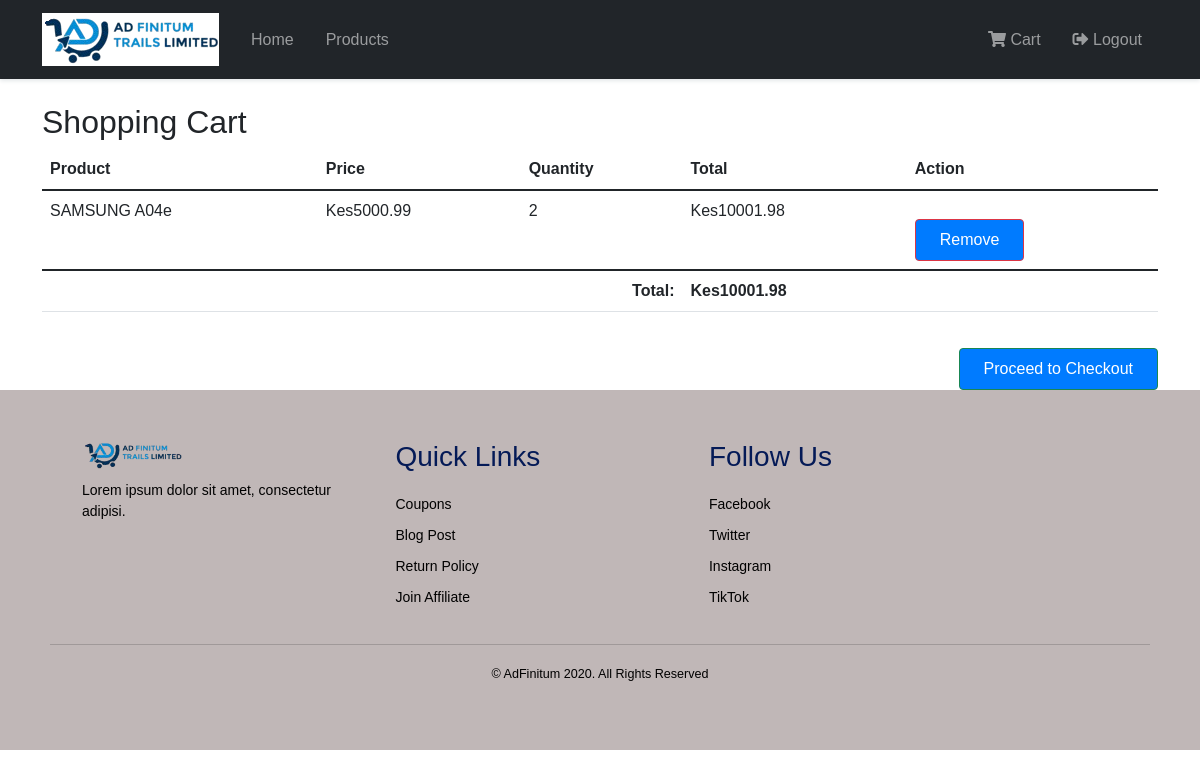
The app's page /cart/ (signed in) with its own data.
### shop/models.py (models this page shows, shortened)
class CartItem(models.Model):
    user = models.ForeignKey(User, on_delete=models.CASCADE)
    product = models.ForeignKey(Product, on_delete=models.CASCADE)
    quantity = models.IntegerField(default=1)
    created_at = models.DateTimeField(auto_now_add=True)
    def get_total(self):
        return self.product.price * self.quantity

class Product(models.Model):
    name = models.CharField(max_length=200)
    description = models.TextField()
    price = models.DecimalField(max_digits=10, decimal_places=2)
    image = models.ImageField(upload_to='products/')
    category = models.ForeignKey(Category, on_delete=models.SET_NULL, null=True, related_name='products')
    created_at = models.DateTimeField(auto_now_add=True)

### shop/views.py (the view)
# urls.py: path('cart/', views.cart, name='cart'),
@login_required
def cart(request):
    cart_items = CartItem.objects.filter(user=request.user)
    total = sum(item.get_total() for item in cart_items)
    return render(request, 'shop/cart.html', {'cart_items': cart_items, 'total': total})

### shop/templates/shop/cart.html (shortened to what this page needs)
{% extends 'shop/base.html' %}
{% block content %}
<h2>Shopping Cart</h2>
{% if cart_items %}
    <div class="table-responsive">
        <table class="table">
            <thead>
                <tr>
                    <th>Product</th>
                    <th>Price</th>
                    <th>Quantity</th>
                    <th>Total</th>
                    <th>Action</th>
                </tr>
            </thead>
            <tbody>
                {% for item in cart_items %}
                <tr>
                    <td>{{ item.product.name }}</td>
                    <td>Kes{{ item.product.price }}</td>
                    <td>{{ item.quantity }}</td>
                    <td>Kes{{ item.get_total }}</td>
                    <td>
                        <form method="post" action="{% url 'delete_from_cart' item.id %}">
                            <button type="submit" class="btn btn-danger btn-sm">Remove</button>
                        </form>
                    </td>
                </tr>
                {% endfor %}
            </tbody>
            <tfoot>
                <tr>
                    <td colspan="3" class="text-end"><strong>Total:</strong></td>
                    <td><strong>Kes{{ total }}</strong></td>
                    <td></td>
                </tr>
            </tfoot>
        </table>
    </div>
    <div class="text-end">
        <a href="{% url 'checkout' %}" class="btn btn-success">Proceed to Checkout</a>
    </div>
{% else %}
    <p>Your cart is empty.</p>
{% endif %}
{% endblock content %}

### static/css/styles.css (style rules this page uses)
body { font-family: Arial, sans-serif; margin: 0; padding: 0; }
.btn { display: inline-block; padding: 10px 20px; font-size: 1em; color: white; background-color: #007BFF; text-decoration: none; border-radius: 5px; transition: background-color 0.3s; margin-top: 20px; }

### shop/templates/shop/base.html (style rules this page uses)
.btn { border-radius: 4px; padding: 0.5rem 1.5rem; }

### records on screen
CartItem: product.name "SAMSUNG A04e", product.price "5000.99", quantity "2", get_total "10001.98"

### other values on screen
{{ total }} "10001.98"
